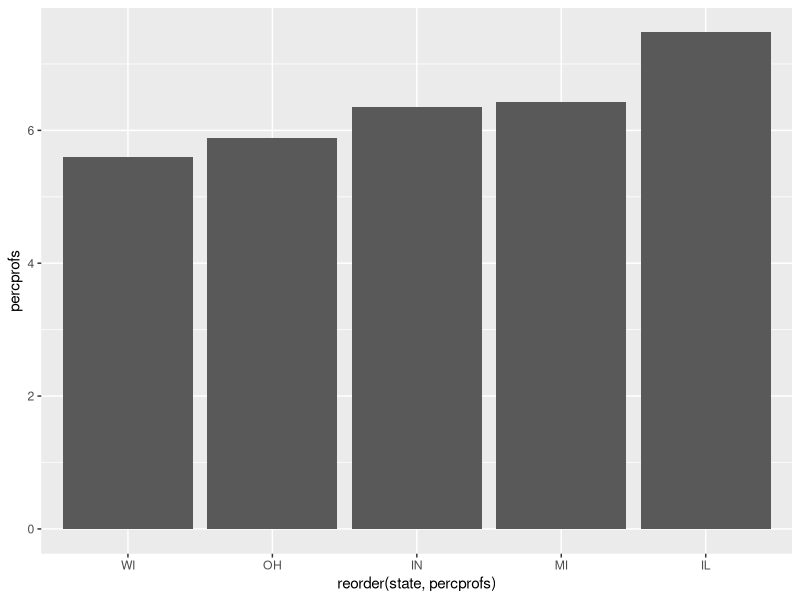
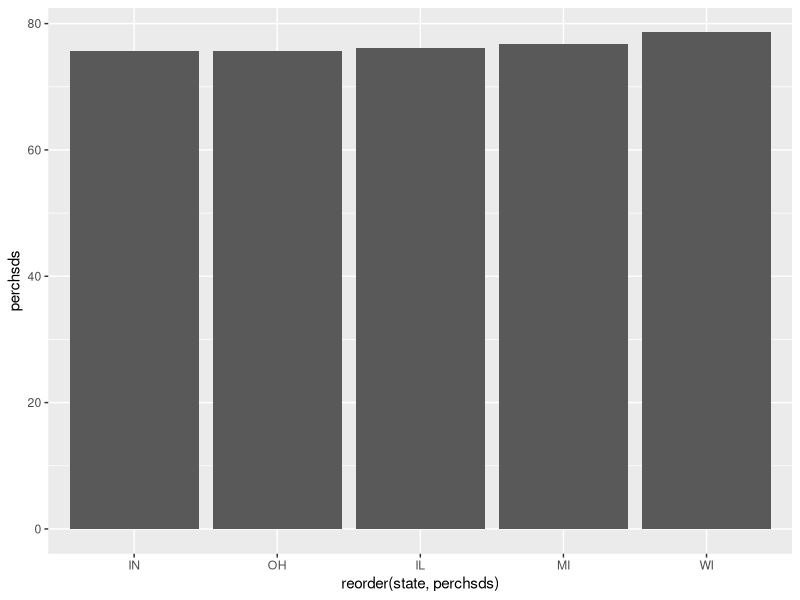
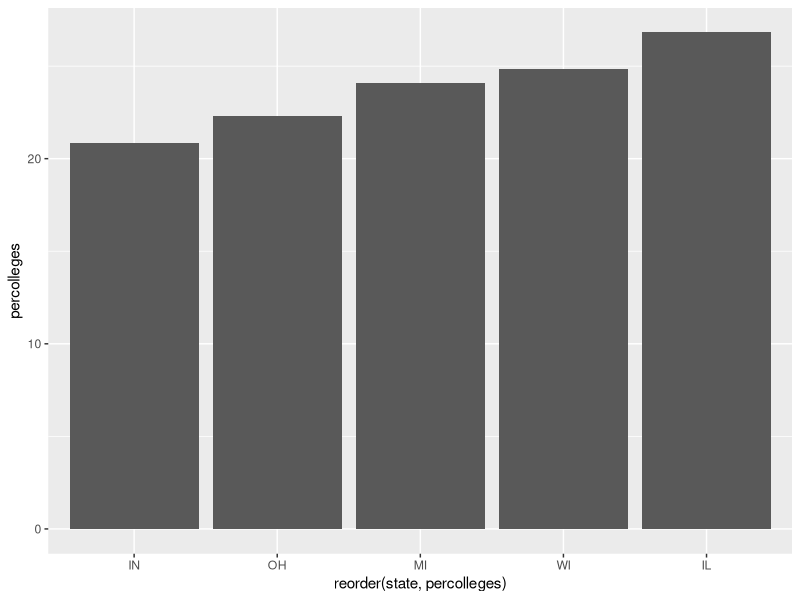
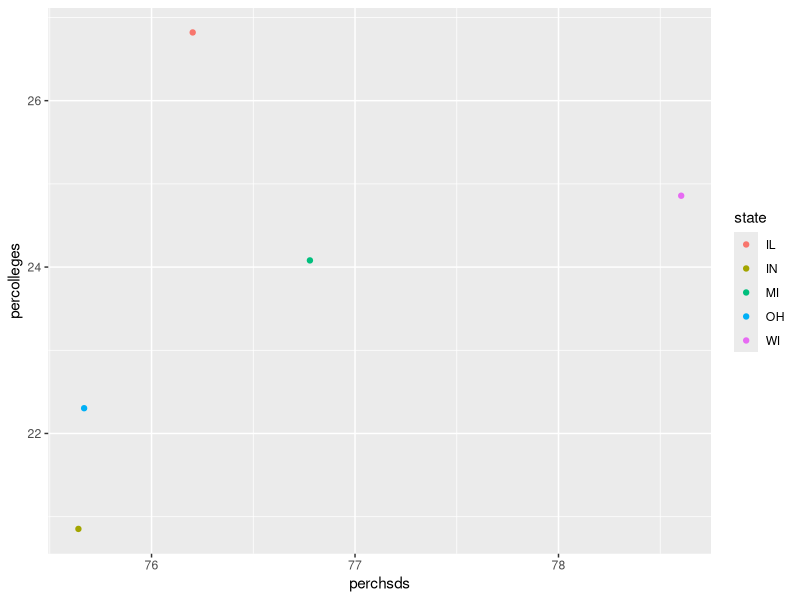
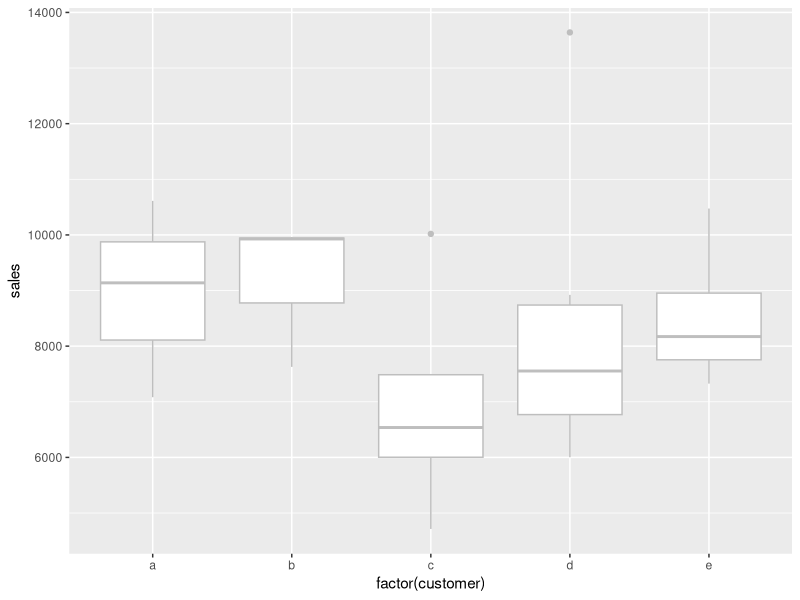
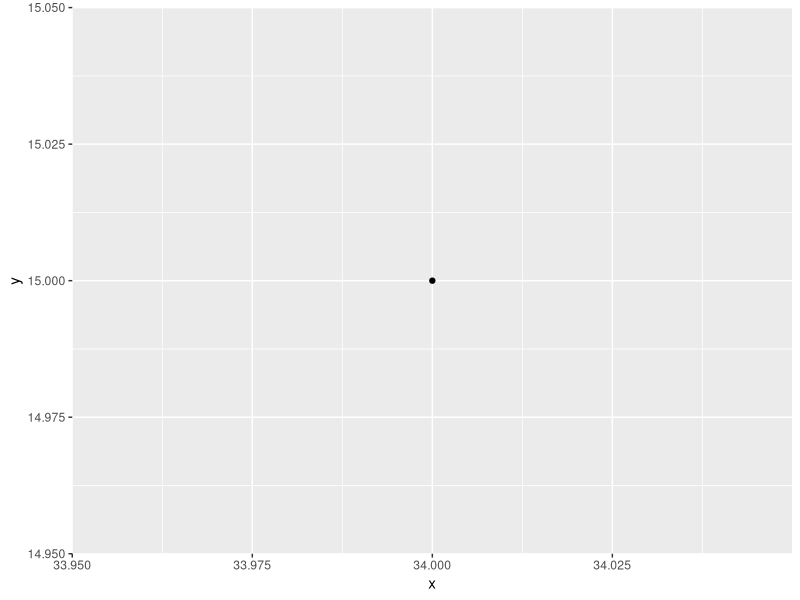
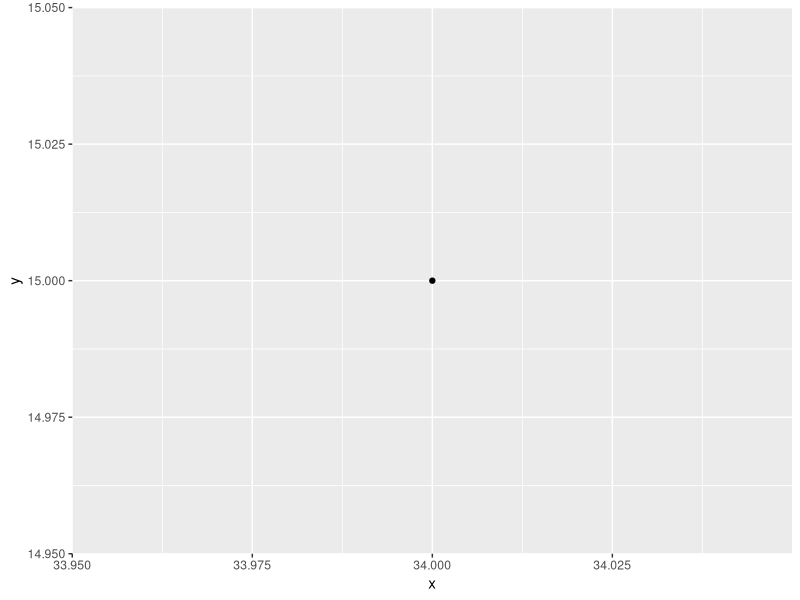
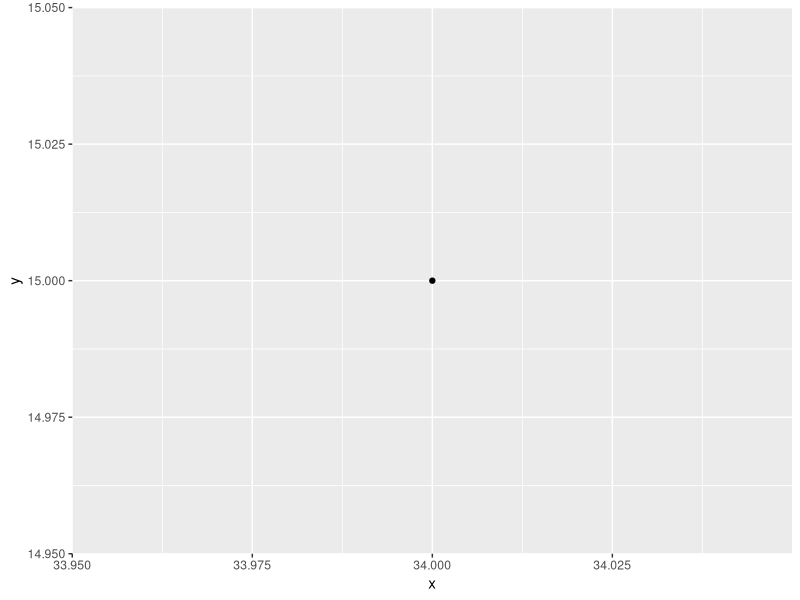

These charts were generated, in order, by the following R code: (Note: this script raises an error after producing the figures.)
#GTID: 903295488
#1.	Professional Employment by State
#install and load required libraries
install.packages("ggplot2")
library (ggplot2)
library (reshape2)
data("midwest")
#get the precprof for each state
newdata1 <- aggregate(percprof*popadults~state, midwest, sum)
newdata2 <- aggregate(popadults~state, midwest, sum)
newdata1
newdata2
newdata <- merge(newdata1,newdata2)
newdata 
newdata['percprofs'] <- (newdata['percprof * popadults']/newdata['popadults'])
newdata
#plot out the precrpof for each state in order
p <- ggplot(newdata, aes(x= reorder (state, percprofs), y=percprofs)) + 
  geom_bar(stat = "identity") 
p


#2.	School and College Education by State
#get two datasets: one contains state and perchsds; The other contains state and percolleges
newdata3 <- aggregate(perchsd*popadults~state, midwest, sum)
newdata4 <- aggregate(percollege*popadults~state, midwest, sum)
newdata_2 <- merge(newdata3,newdata2)
newdata_2
newdata_2['perchsds'] <- (newdata_2['perchsd * popadults']/newdata_2['popadults'])
newdata_2
newdata_3 <- merge(newdata4,newdata2)
newdata_3
newdata_3['percolleges'] <- (newdata_3['percollege * popadults']/newdata_3['popadults'])
newdata_3
#plot out the relationships between perchsd vs. state
p_2 <- ggplot(newdata_2, aes(x= reorder (state, perchsds), y=perchsds)) + 
  geom_bar(stat = "identity") 
p_2
#plot out the relationships between percollege  vs. state
p_3 <- ggplot(newdata_3, aes(x= reorder (state, percolleges), y=percolleges)) + 
  geom_bar(stat = "identity") 
p_3
#get a dataset that contains state, perchsds, and percolleges
newdata_5 <- merge(newdata_2,newdata_3)
newdata_5
# plot out perchsd vs. percollege within each state
p_4 <- ggplot(newdata_5, aes(perchsds,percolleges))
p_4 + geom_point(aes(colour = state))

#3.	Comparison of Visualization Techniques
randomdata <- data.frame(customer = sample(letters[1:5], size = 20, replace = TRUE),
                sales = rnorm(20, 8000, 2000),
                profit = rnorm(20, 40, 15))
ggplot(data=randomdata,aes(x=factor(customer),y=sales))+
geom_boxplot(color='grey')
#4.	Random Scatterplots
#get the size of files in each format (pdf, png, jpg, and eps)
N=25000
x_1 <- seq(1, N, 50)
x_1r <- length(x_1)
pdf <- array()
png <- array()
jpg <- array()
eps <- array()
for (n in 1:x_1r) {
  temp <- x_1[n]
  cat(temp)
  x=floor(runif(temp,0,37))
  y=floor(runif(temp,0,37))
  df <- data.frame(x = x, y = y)
  p_5 <- ggplot(data = df, mapping = aes(x = x, y = y)) + geom_point()
  p_5
  filenamepng=paste(c(temp,".png"), collapse = "")
  filenamepdf=paste(c(temp,".pdf"), collapse = "")
  filenamejpg=paste(c(temp,".jpg"), collapse = "")
  filenamebmp=paste(c(temp,".eps"), collapse = "")
  ggsave(p_5, file=filenamepdf)
  pdf[n] <- file.size(filenamepdf)/1000
  ggsave(p_5, file=filenamepng)
  png[n] <- file.size(filenamepng)/1000
  ggsave(p_5, file=filenamejpg)
  jpg[n] <- file.size(filenamejpg)/1000
  ggsave(p_5, file=filenamebmp)
  eps[n] <- file.size(filenamebmp)/1000
}
x_1
df_5 <- data.frame(x_1,pdf,png,jpg,eps)
df_5
randomdatareshape <- melt(df_5, id.vars = "x_1")
randomdatareshape
#plot out the relationship between file size and N
p <- ggplot(randomdatareshape,aes(x=x_1, y=value))+geom_line(aes(color=variable))
p

#5.	Diamonds
library (ggplot2)
data (diamonds)
#distribution of the three variables
ggplot(diamonds, aes(x=price)) + geom_histogram()
ggplot(diamonds, aes(x=carat)) + geom_histogram()
barplot(table(diamonds['color']))
#get a smaple of 100
diamondample <- diamonds[sample(nrow(diamonds), 100), ]
#plot a regression line to show the relationship between carat and price
p0 <- ggplot(data = diamondample, aes(carat, price, color)) 
p1 <- p0 + geom_point(aes(color = color), size = 3)
p1 
p2 <- p1 + geom_smooth()
p2 + ggtitle("Differentiable Curve")
p3 <- p1 + geom_smooth(method = "lm", se = FALSE)
p3 + ggtitle("Regression Line")
#plot a box plot to show the relationship between color and carat
pcarat <- ggplot(data = diamonds, aes(x = color, y = carat)) 
pcarat + geom_boxplot(aes(fill = color))
#plot a box plot to show the relationship between color and price
pprice <- ggplot(data = diamonds, aes(x = color, y = price)) 
pprice + geom_boxplot(aes(fill = color))
